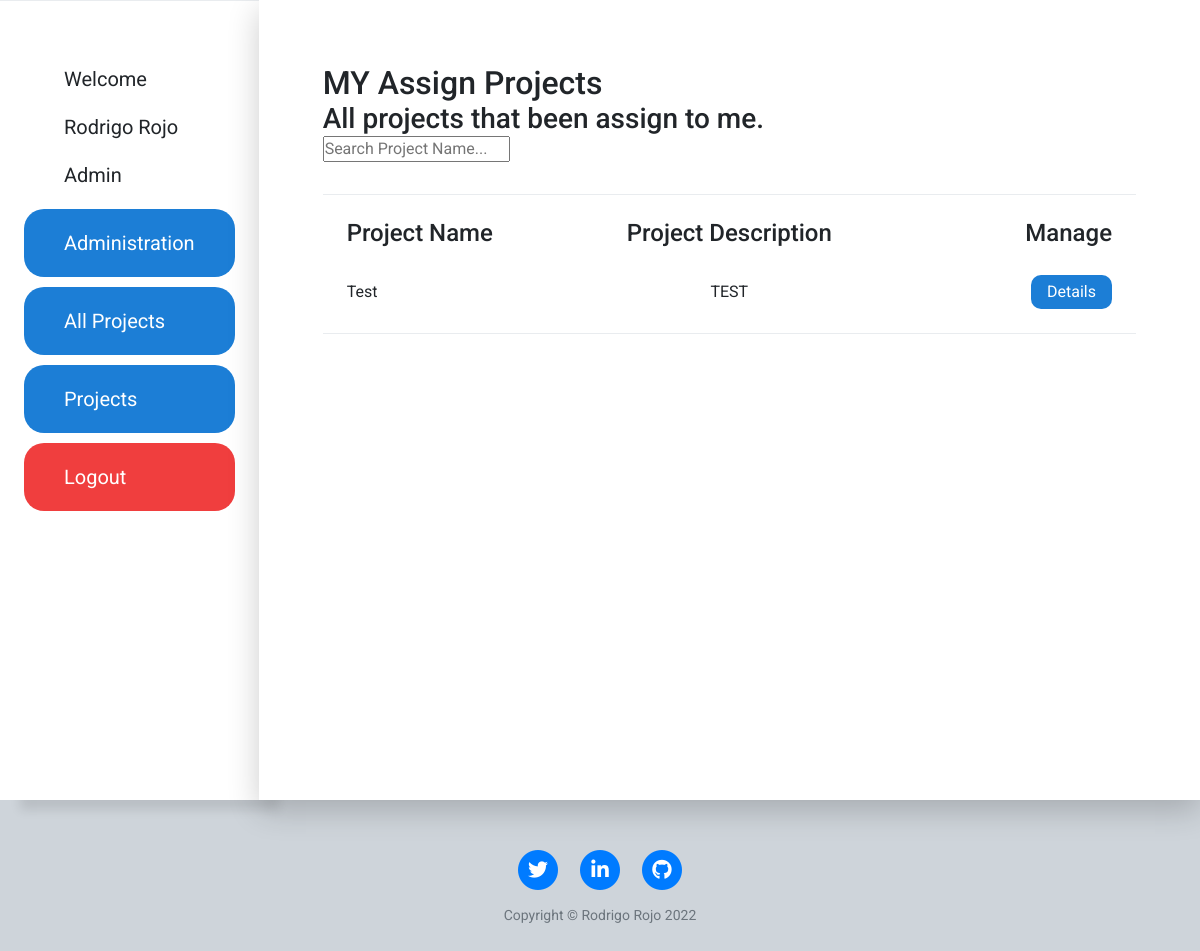
Page /user_projects (signed in) on the earlier database version.
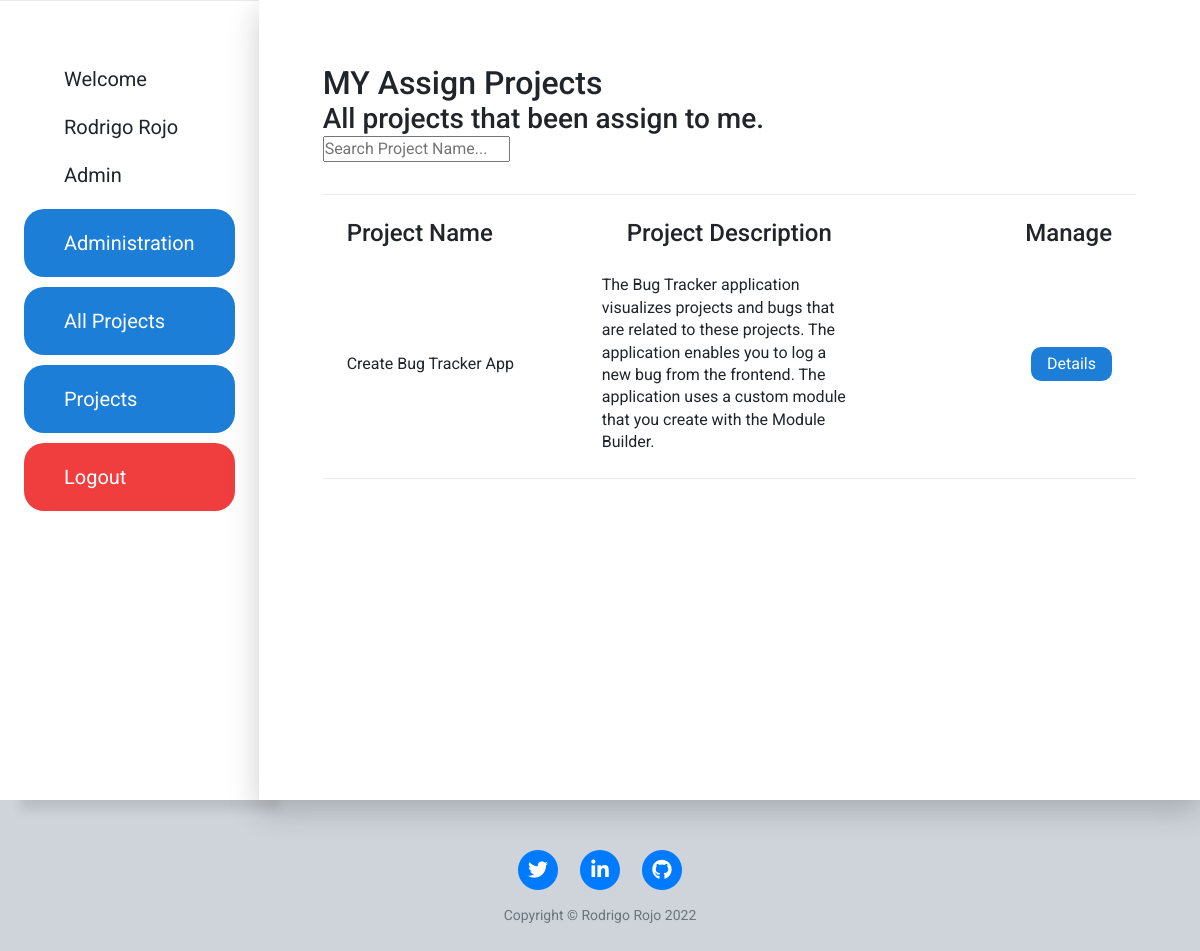
Same page on the later database version.
### tables this page shows
CREATE TABLE project_dev(id integer PRIMARY KEY,user_id integer NOT NULL,project_id integer NOT NULL,CONSTRAINT FK_project FOREIGN KEY (project_id) REFERENCES project (id),CONSTRAINT FK_user FOREIGN KEY (user_id) REFERENCES user (id));

CREATE TABLE project(id integer PRIMARY KEY,name VARCHAR(100),description VARCHAR(250),author VARCHAR(100));

### main.py (the view)
@app.route("/user_projects")
@login_required
def user_projects():
    projects = account.get_user_projects(current_user.id)
    return render_template("my_projects.html", projects=projects, year=year)

### account.py (called while the page is built)
def get_user_projects(id):
    conn = sqlite3.connect(database="bug_tracker.db")
    cur = conn.cursor()
    sql = f''' SELECT DISTINCT *
               FROM project_dev
               LEFT JOIN project
               ON project.id = project_dev.project_id
               WHERE user_id = '{id}'; '''
    cur.execute(sql)
    data = cur.fetchall()
    conn.close()
    return data

### main.py (called while the page is built)
@login_manager.user_loader
def load_user(user_id):
    return User.query.get(user_id)

### templates/my_projects.html
{% include "header.html" %}
<div class="projects flex">
    <div class="project-title flex">
        <div>
            <h2>MY Assign Projects</h2>
            <h3>All projects that been assign to me.</h4>
                <input type="text" id="mySearch" onkeyup="myFunction()" placeholder="Search Project Name..."
                    title="Type in a category">
        </div>
    </div>
    <div id="myMenu" class="dashboard project-container grid">
        <div class="project-description grid">
            <h4>Project Name</h4>
            <h4 class="second-item">Project Description</h4>
            <h4 class="last-item">Manage</h4>
        </div>
        {% for project in projects %}
        <span class="project-data grid ">
            <p>{{project[4]}}</p>
            <p class="second-item">{{project[5]}}</p>
            <div class="project-links last-item">
                <a class="project-details-a" href="{{url_for('project', id=project[3]) }}">Details</a>
            </div>
        </span>
        {% endfor %}
    </div>
</div>
{% include "footer.html" %}

Differences in the rows shown:
removed project_dev: name "Test", description "TEST"
added project_dev: name "Create Bug Tracker App", description "The Bug Tracker application visualizes projects and bugs that are related to these projects. The application enables you to log a new bug from the frontend. The application uses a custom module that you create with the Module Builder."
